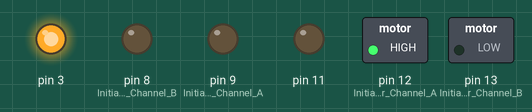
Simulated run of this sketch. Board: Arduino Uno, built with avr-gcc and run on an emulated ATmega328P. Parts: switched loads named in the sketch (green lamp = pin HIGH), output pins drawn as LEDs (lit = HIGH).

Above: at 0.1 s.
At 5.1 s:
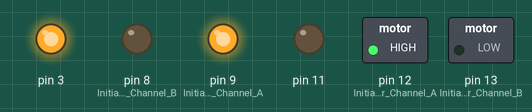
At 10.1 s:
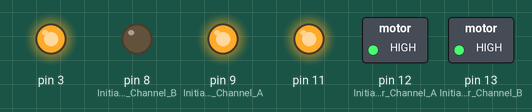
At 20.1 s:
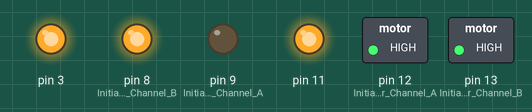
At 35.1 s:
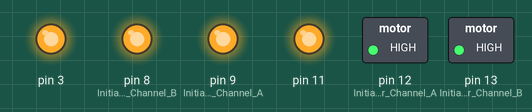
Timing chart, 0 to 36.6 s (numbered marks = the images above):
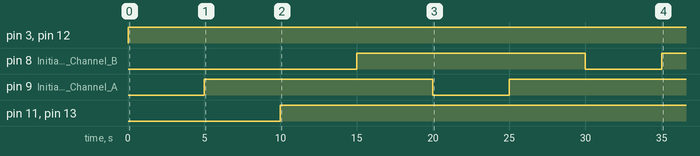

The sketch:

MotorShieldTest_jan11a.ino
```cpp
void setup() {

  //Setup Channel A
  pinMode(12, OUTPUT); //Initiates Motor Channel A pin
  pinMode(9, OUTPUT); //Initiates Brake Channel A pin

  pinMode(13, OUTPUT); //Initiates Motor Channel B pin
  pinMode(8, OUTPUT); //Initiates Brake Channel B pin

}

void loop(){


    digitalWrite(12, HIGH); //Make Direction of A forward
    digitalWrite(9, LOW);  // Turn off Brake for A
    analogWrite(3, 255);  //Turn on Channel A at speed 127
    delay(5000); // Holds On for 5 seconds
    digitalWrite(9, HIGH); //Turns Brake for A on
    delay(5000); // Waits 5 seconds before B turns on

    digitalWrite(13, HIGH); //Make Direction of B forward
    digitalWrite(8, LOW);  // Turn off Brake for B
    analogWrite(11, 255);  //Turn on Channel B at speed 127
    delay(5000); // Holds On for 5 seconds
    digitalWrite(8, HIGH); //Turns Brake for B on

    delay(5000); //Waits for 5 seconds before repeating
}
```

Measured:
- by itself, pin 3, pin 12 (Initiates_Motor_Channel_A): LOW → HIGH at 0.00 s
- by itself, pin 8 (Initiates_Brake_Channel_B): LOW → HIGH at 15.0 s, → LOW 15.0 s later, → HIGH 5.0 s later
- by itself, pin 9 (Initiates_Brake_Channel_A): LOW → HIGH at 5.0 s, → LOW 15.0 s later, → HIGH 5.0 s later
- by itself, pin 11, pin 13 (Initiates_Motor_Channel_B): LOW → HIGH at 10.0 s
